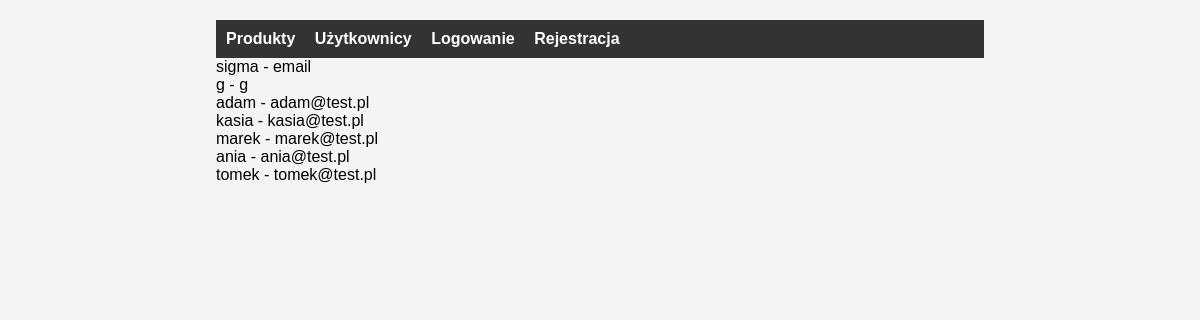
The page /users.php on the database its author committed.
### tables this page shows
CREATE TABLE `uzytkownicy` (
  `id` int(11) NOT NULL,
  `login` varchar(50) DEFAULT NULL,
  `haslo` text DEFAULT NULL,
  `email` varchar(100) DEFAULT NULL
);

### users.php (the view)
<div class="container">
<?php include "config.php";
$result = $conn->query("SELECT login,email FROM uzytkownicy");
while ($row = $result->fetch_assoc()) {
    echo $row["login"]." - ".$row["email"]."<br>";
}
?>

### config.php (shortened to what this page needs)
<div class="container">
<link rel="stylesheet" href="style.css">
<nav>
    <a href="index.php">Produkty</a>
    <a href="users.php">Użytkownicy</a>
    <?php if (isset($_SESSION["user_id"])): ?>
        <a href="add_product.php">Dodaj produkt</a>
        <a href="logout.php">Wyloguj</a>
    <?php else: ?>
        <a href="login.php">Logowanie</a>
        <a href="register.php">Rejestracja</a>
    <?php endif; ?>
</nav>

### style.css (style rules this page uses)
nav { background: #333; padding: 10px; }
nav a { color: white; margin-right: 15px; text-decoration: none; font-weight: bold; }
.container { width: 80%; margin: 20px auto; }

### rows shown on the page
uzytkownicy: login "sigma", email "email"
uzytkownicy: login "g", email "g"
uzytkownicy: login "adam", email "adam@test.pl"
uzytkownicy: login "kasia", email "kasia@test.pl"
uzytkownicy: login "marek", email "marek@test.pl"
uzytkownicy: login "ania", email "ania@test.pl"
uzytkownicy: login "tomek", email "tomek@test.pl"
